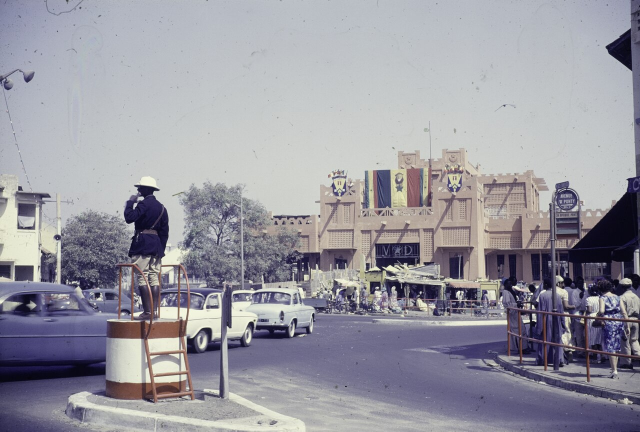
#> input picture histoires/photos/1962-carrefour.jpg, 1280 x 863 px, given in place of 1962-carrefour.jpg.jpg, which was not available (shown at 1/2 size)
$ python -i histoire.py   (imports and definitions only)
#> lines starting #> are read from the running program, lines starting #| are printed output that depends on the picture
"""Prototype « Askan Histoires » : récit vertical, photos d'archives avec zoom lent,
voix de synthèse et sous-titres.  python histoire.py voix.onnx episode.yaml sortie.mp4"""
import json
import subprocess
import sys
import tempfile
from pathlib import Path

import yaml
from PIL import Image, ImageDraw, ImageFilter

sys.path.insert(0, str(Path(__file__).resolve().parent.parent / "scripts"))
from video_jour import lignes, morceaux, police, voix  # noqa: E402

L, H = 1080, 1920
ENCRE, OCRE, CREME, NOIR = (24, 19, 15), (217, 164, 65), (245, 236, 220), (0, 0, 0)
ICI = Path(__file__).parent / "photos"
# [1 line that did not run here, left out]
FPS = 30


# [4 lines left out: function marque, not called in this run]


def fond_photo(nom):
    """Photo recadrée en 9:16, un peu plus grande que l'écran (pour le zoom), assombrie en bas."""
#> called with nom = 'photos/1962-carrefour.jpg'
    img = Image.open(ICI / f"{nom}.jpg").convert("RGB")
#> img is the input picture: PIL image 1280x863 RGB; mean R, G, B 152, 150.8, 159.9
    W, Hh = int(L * 1.15), int(H * 1.15)
    r = max(W / img.width, Hh / img.height)
#> r = 2.56
    img = img.resize((round(img.width * r), round(img.height * r)), Image.LANCZOS)
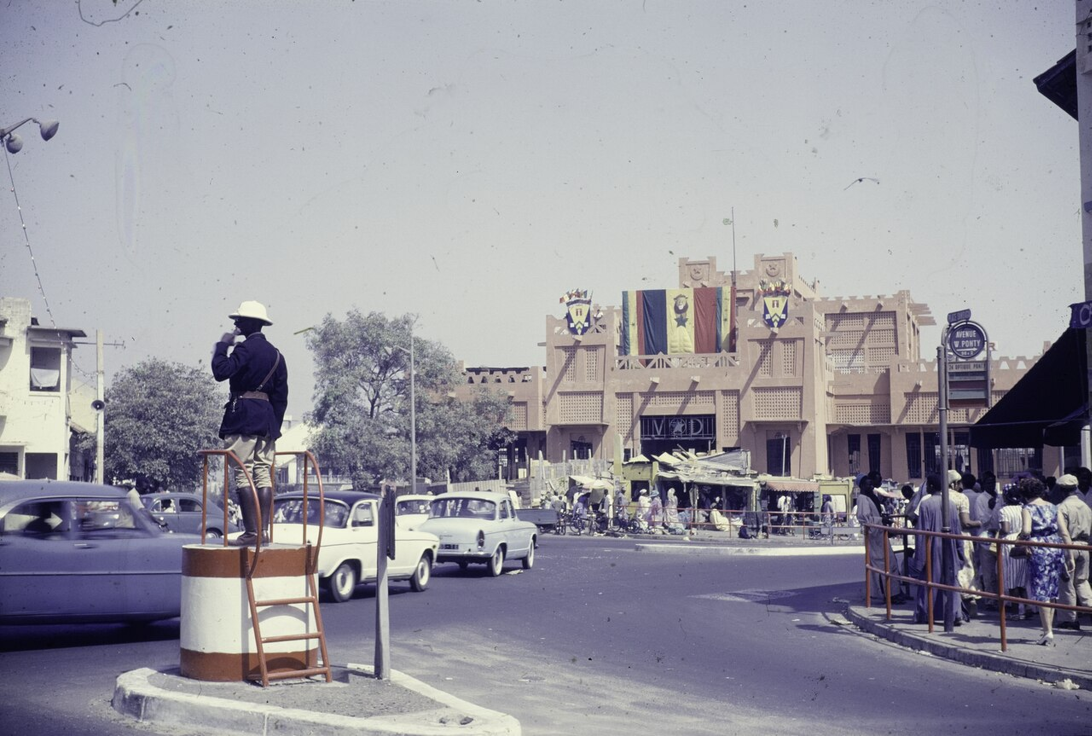
#> img: PIL image 3275x2208 RGB (shown at 1/3 size); mean R, G, B 152, 150.8, 159.9
    x, y = (img.width - W) // 2, (img.height - Hh) // 2
#> x = 1016; y = 0
    return img.crop((x, y, x + W, y + Hh))
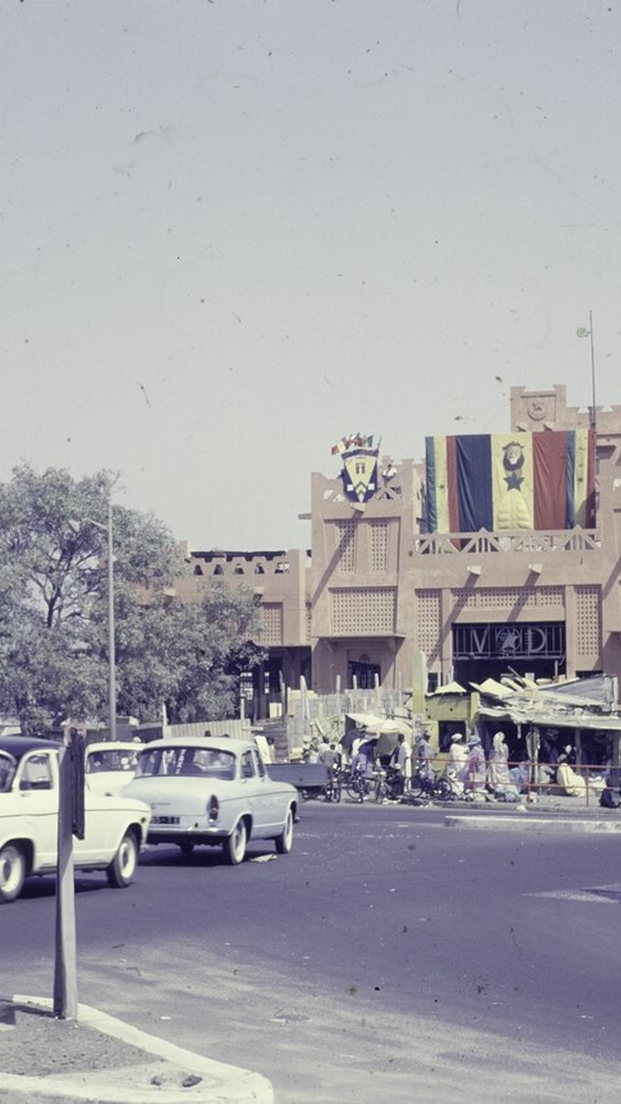
#> returned value: PIL image 1242x2208 RGB (shown at 1/2 size); mean R, G, B 164.4, 163.8, 169.7


def fond_uni():
    img = Image.new("RGB", (int(L * 1.15), int(H * 1.15)), ENCRE)
    return img


# [108 lines left out: functions calque, clip, main, not called in this run]


# [2 lines not run here, left out]

>>> result = fond_photo('photos/1962-carrefour.jpg')

$ run again, on histoires/photos/dia-1960.jpg
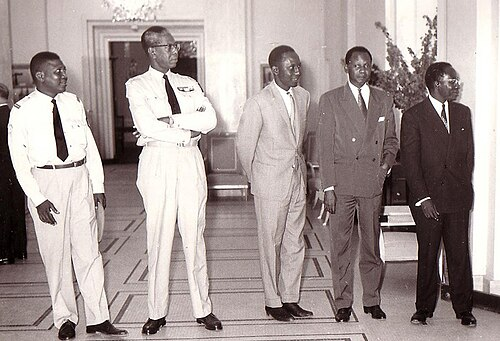
#> input picture histoires/photos/dia-1960.jpg, 500 x 341 px, given in place of dia-1960.jpg.jpg, which was not available
#> in fond_photo, img is the input picture: PIL image 500x341 RGB; mean R, G, B 165.7, 153.9, 151.7
#> in fond_photo, `img = img.resize((round(img.width * r), round(img.height * r)), Image...`:
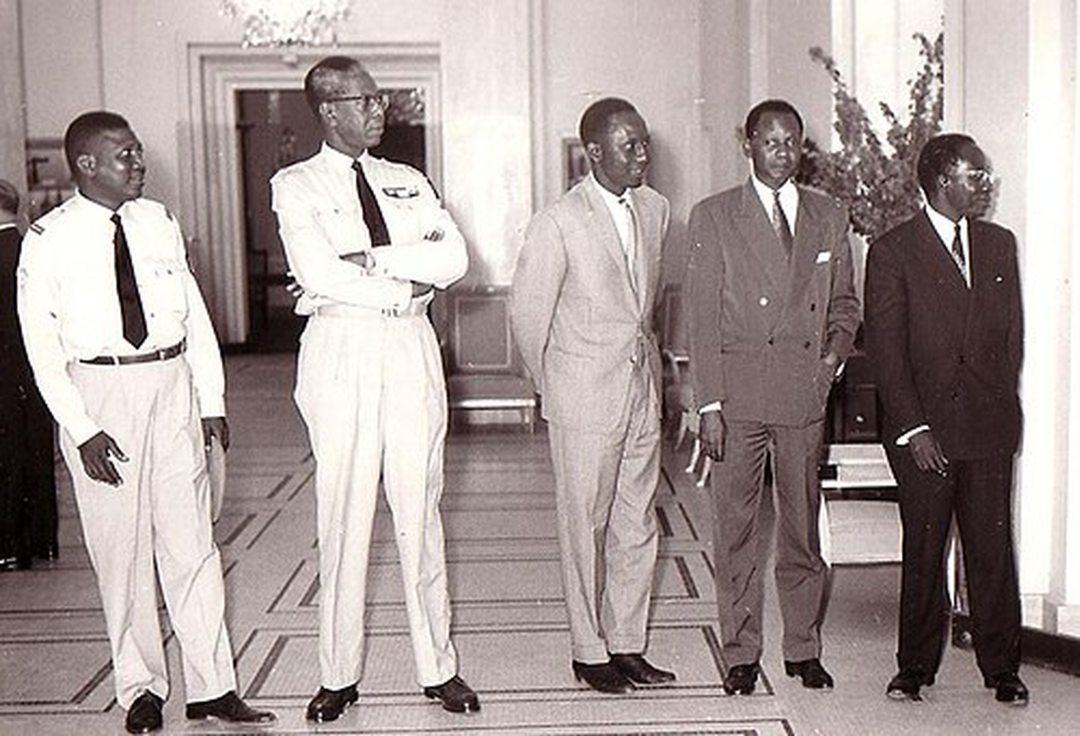
#> img: PIL image 3238x2208 RGB (shown at 1/3 size); mean R, G, B 165.6, 153.8, 151.6
#> in fond_photo, `return img.crop((x, y, x + W, y + Hh))`:
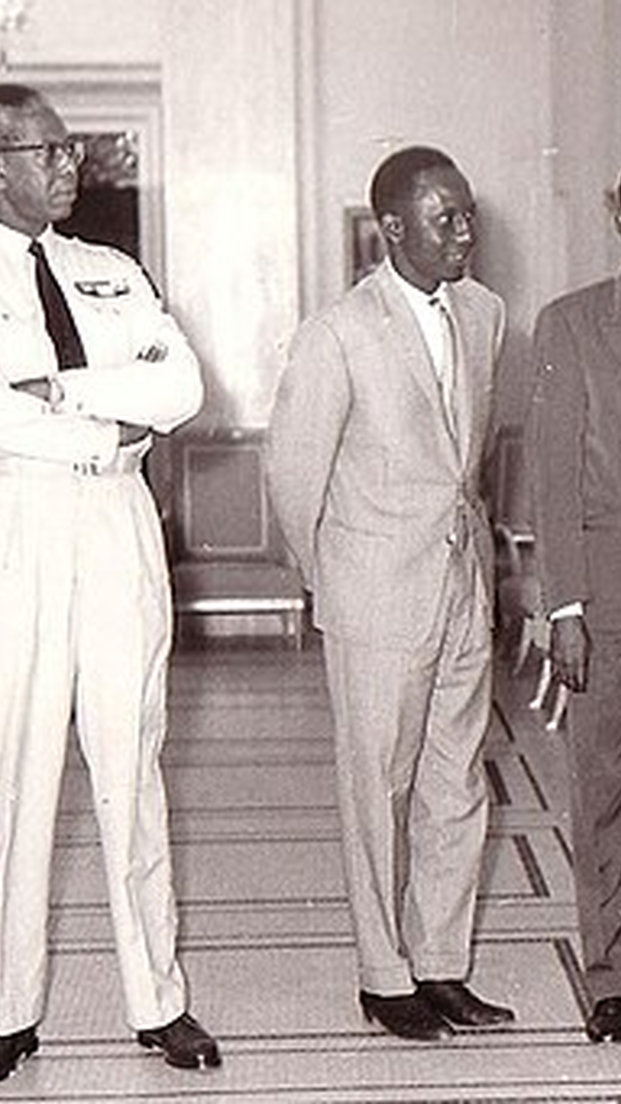
#> returned value: PIL image 1242x2208 RGB (shown at 1/2 size); mean R, G, B 183.2, 171.4, 168.8

$ run again, on histoires/photos/dia-1962-voiture.jpg
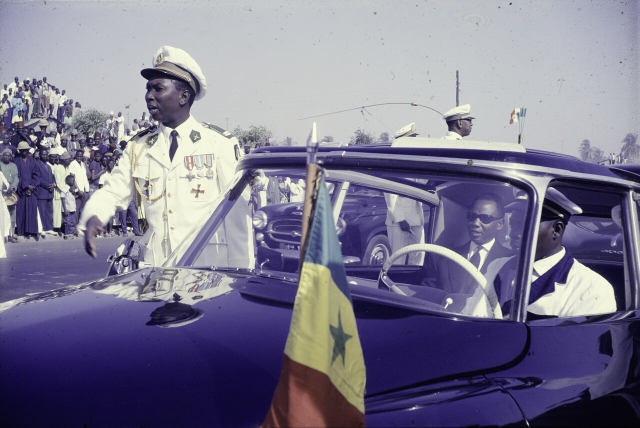
#> input picture histoires/photos/dia-1962-voiture.jpg, 1280 x 856 px, given in place of dia-1962-voiture.jpg.jpg, which was not available (shown at 1/2 size)
#> in fond_photo, img is the input picture: PIL image 1280x856 RGB; mean R, G, B 123.9, 120.4, 143.1
#> img: PIL image 3302x2208 RGB
#> in fond_photo, `return img.crop((x, y, x + W, y + Hh))`:
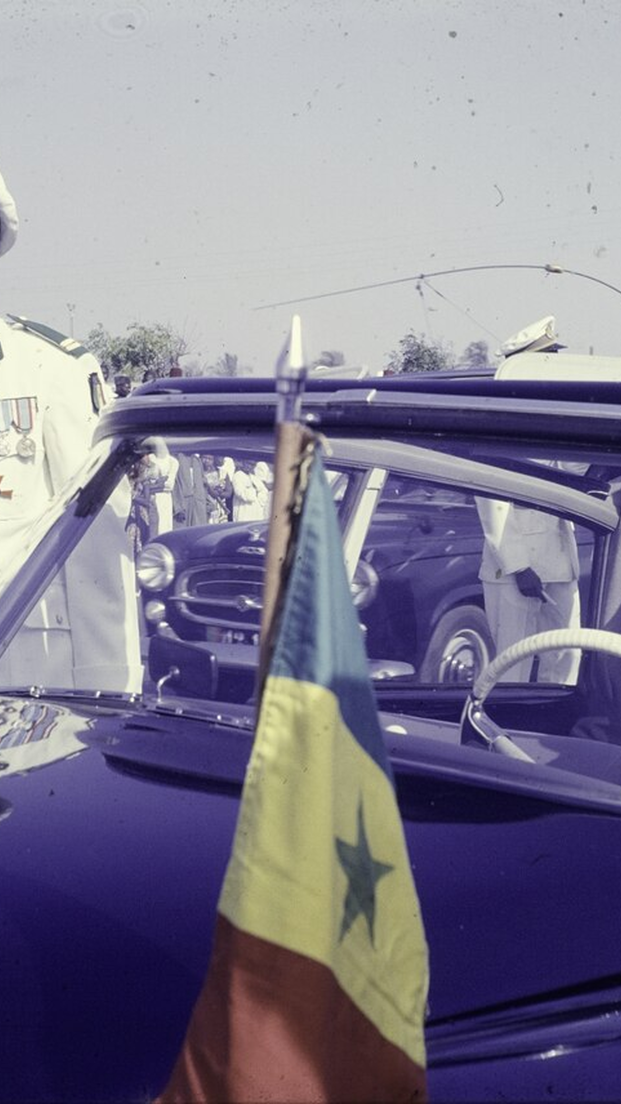
#> returned value: PIL image 1242x2208 RGB (shown at 1/2 size); mean R, G, B 130.5, 126.5, 145.5

$ run again, on histoires/photos/dia-zouerat.jpg
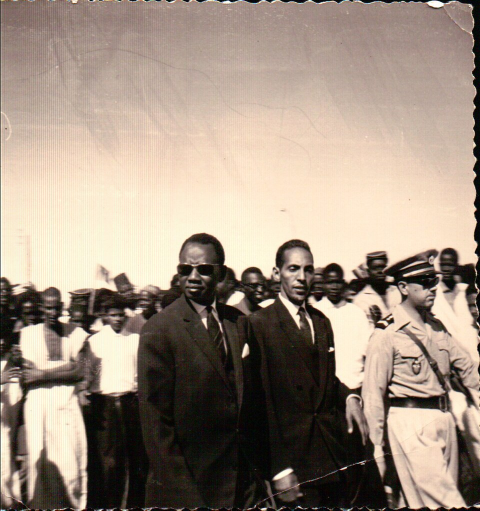
#> input picture histoires/photos/dia-zouerat.jpg, 960 x 1021 px, given in place of dia-zouerat.jpg.jpg, which was not available (shown at 1/2 size)
#> in fond_photo, img is the input picture: PIL image 960x1021 RGB; mean R, G, B 157.8, 142.5, 128.3
#> in fond_photo, `img = img.resize((round(img.width * r), round(img.height * r)), Image...`:
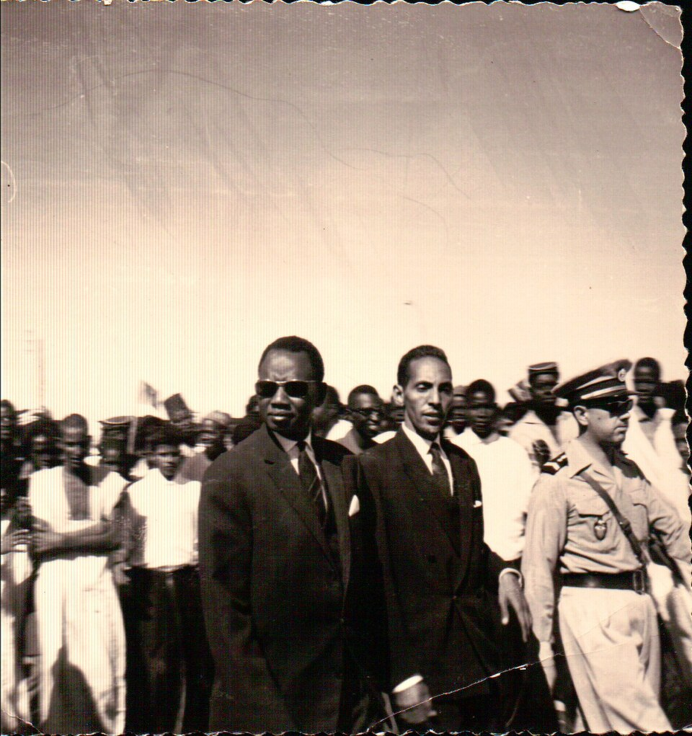
#> img: PIL image 2076x2208 RGB (shown at 1/3 size); mean R, G, B 157.8, 142.5, 128.3
#> in fond_photo, `return img.crop((x, y, x + W, y + Hh))`:
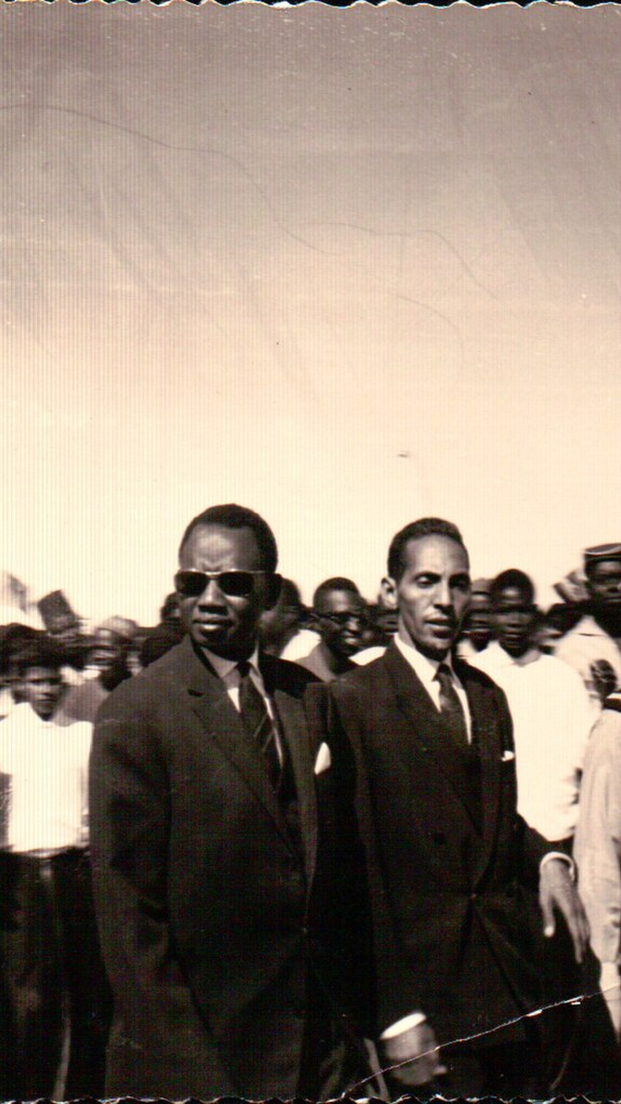
#> returned value: PIL image 1242x2208 RGB (shown at 1/2 size); mean R, G, B 144.4, 130.5, 117
